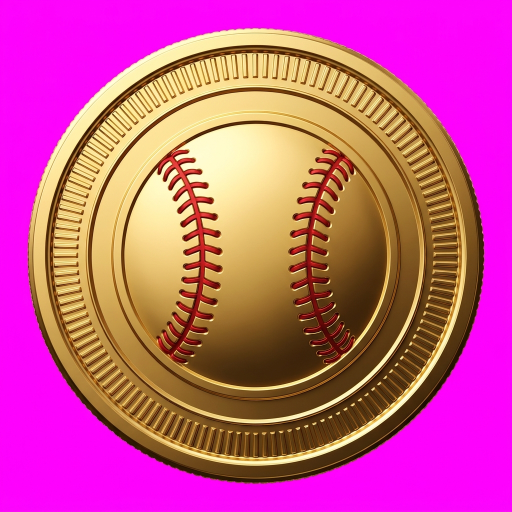
#> input picture baseball-slot/assets/ui/_raw_coin.png, 1024 x 1024 px, found by its file name (shown at 1/2 size)
$ python _postprocess.py
#> lines starting #> are read from the running program, lines starting #| are printed output that depends on the picture; after the words box and inside, x2 and y2 are one past the last pixel; in counts of white or black regions, pixels touching at a corner belong together
"""Chroma-key removal + resize for baseball-slot UI assets.

Removes solid magenta (#FF00FF) background, with soft anti-alias edges,
then resizes to target output dimensions and saves as transparent PNG.
"""

from __future__ import annotations

from pathlib import Path

from PIL import Image


UI_DIR = Path(r"C:/Users/Tim/.claude/baseball-slot/assets/ui")


def chroma_key_magenta(img: Image.Image, tol: int = 60) -> Image.Image:
    """Make pixels close to pure magenta transparent, preserve everything else.

    Uses simple Manhattan distance in RGB; tol controls how forgiving the cut is.
    Pixels within tol are fully transparent; pixels with partial magenta cast
    get proportional alpha to keep AA edges clean.
    """
    img = img.convert("RGBA")
    pixels = img.load()
    w, h = img.size
    for y in range(h):
        for x in range(w):
            r, g, b, _ = pixels[x, y]
            # distance from pure magenta (255, 0, 255)
            d = abs(r - 255) + abs(g - 0) + abs(b - 255)
            if d <= tol:
                pixels[x, y] = (0, 0, 0, 0)
            elif d <= tol * 3:
                # soft edge: scale alpha based on how far we are from magenta
                a = int(255 * (d - tol) / (tol * 2))
                # subtract magenta contamination from RGB to clean fringing
                # bias toward keeping the gold; simple desaturation toward gray
                # of the magenta channel
                gr = max(0, min(255, r - max(0, 255 - g) // 2))
                gb = max(0, min(255, b - max(0, 255 - g) // 2))
                pixels[x, y] = (gr, g, gb, a)
    return img


def crop_to_content(img: Image.Image, alpha_threshold: int = 8) -> Image.Image:
    """Crop transparent margins, keeping a small breathing pad."""
    bbox = img.getbbox()
    if bbox is None:
        return img
    # tighten using alpha threshold
    alpha = img.split()[-1]
    mask = alpha.point(lambda a: 255 if a > alpha_threshold else 0)
    bbox = mask.getbbox() or bbox
    return img.crop(bbox)


def process_coin() -> Path:
    src = UI_DIR / "_raw_coin.png"
    dst = UI_DIR / "coin.png"
    img = Image.open(src)
#> img is the input picture: PIL image 1024x1024 RGB; mean R, G, B 201.1, 82.3, 140.4
    img = chroma_key_magenta(img, tol=100)
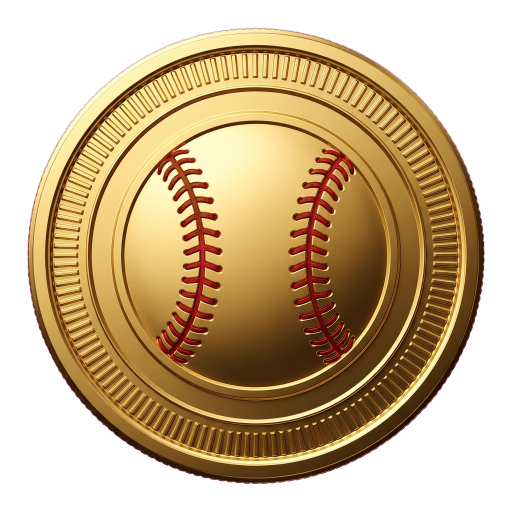
#> img: PIL image 1024x1024 RGBA (shown at 1/2 size); mean R, G, B, A 105.6, 81.3, 45.3, 158.6; transparent parts drawn white
    img = crop_to_content(img, alpha_threshold=16)
#> in crop_to_content, `bbox = img.getbbox()`: bbox = (54, 55, 970, 969)
#> in crop_to_content, `alpha = img.split()[-1]`:
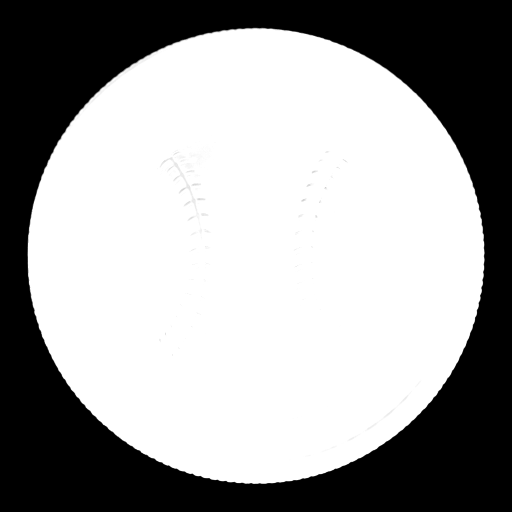
#> alpha: PIL image 1024x1024 L (shown at 1/2 size); min 0, max 255, mean 158.6
#> in crop_to_content, `mask = alpha.point(lambda a: 255 if a > alpha_threshold else 0)`:
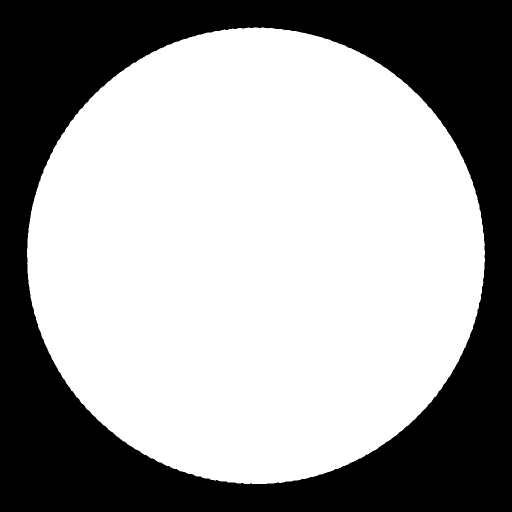
#> mask: PIL image 1024x1024 L (shown at 1/2 size); 62.5% white; 1 black region, box (x1, y1, x2, y2) and area: (0, 0, 1024, 1024) 393552
#> in crop_to_content, `bbox = mask.getbbox() or bbox`: bbox = (54, 55, 970, 968)
#> in crop_to_content, `return img.crop(bbox)`:
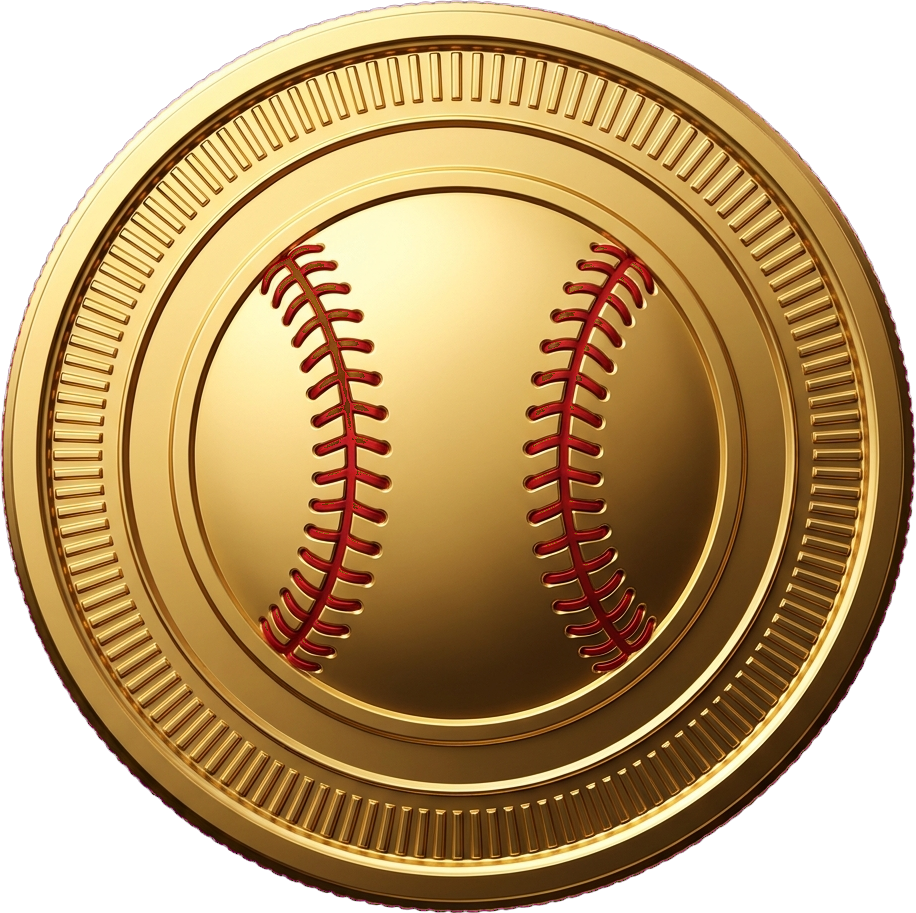
#> returned value: PIL image 916x913 RGBA; mean R, G, B, A 132.4, 101.9, 56.8, 198.8; transparent parts drawn white
    # square pad: ensure 1:1 with small padding
    w, h = img.size
#> w = 916; h = 913
    side = max(w, h)
#> side = 916
    pad = Image.new("RGBA", (side, side), (0, 0, 0, 0))
#> pad: PIL image 916x916 RGBA; every value is 0
    pad.paste(img, ((side - w) // 2, (side - h) // 2), img)
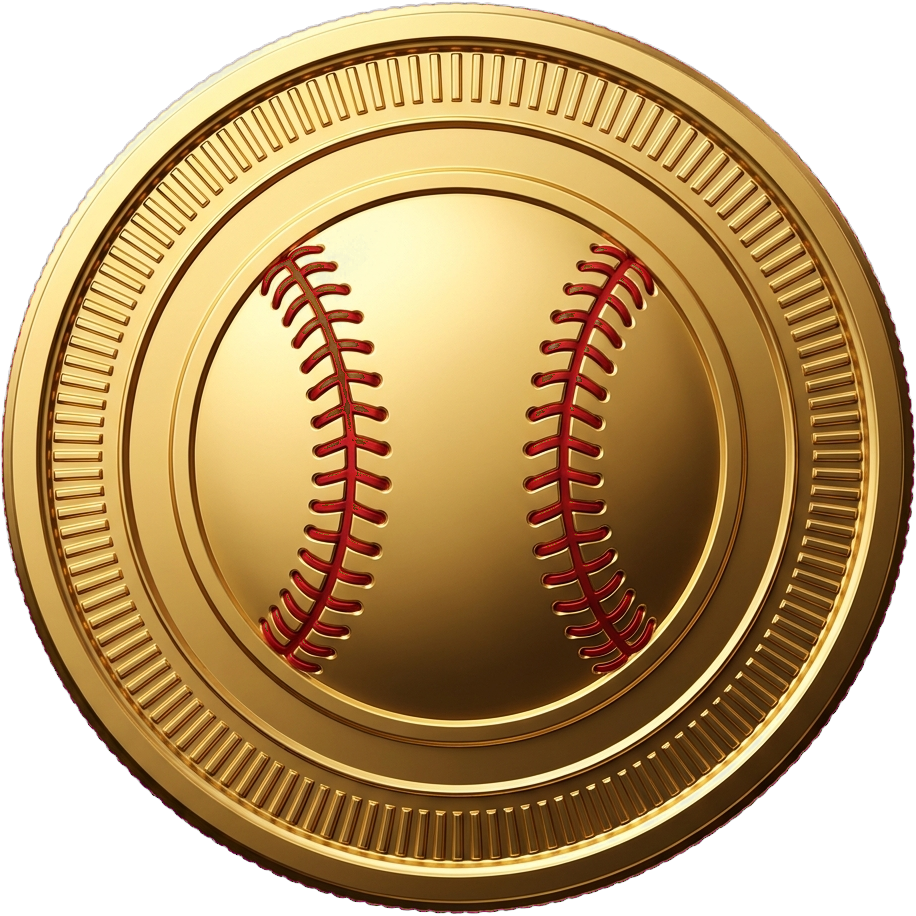
#> pad: PIL image 916x916 RGBA; mean R, G, B, A 131.4, 101.3, 56.3, 197.7; transparent parts drawn white
    pad = pad.resize((128, 128), Image.LANCZOS)
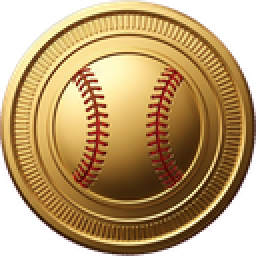
#> pad: PIL image 128x128 RGBA (shown 2 times larger); mean R, G, B, A 135, 103.8, 58.4, 197.8; transparent parts drawn white
    pad.save(dst, "PNG", optimize=True)
    return dst


def process_button() -> Path:
    src = UI_DIR / "_raw_btn_pitch.png"
    dst = UI_DIR / "btn-pitch.png"
    img = Image.open(src)
    # higher tol to kill purple fringing on bevel highlights
    img = chroma_key_magenta(img, tol=110)
    img = crop_to_content(img, alpha_threshold=16)
    # Crop to content first (auto-fits the actual button), then resize to
    # target 600x160 directly, padding transparent if aspect doesn't match
    # so we never cut off the lettering.
    target_w, target_h = 600, 160
    w, h = img.size
    target_ratio = target_w / target_h
    cur_ratio = w / h
    if cur_ratio > target_ratio:
        # button is wider -> scale by width, pad vertically
        new_w = target_w
        new_h = int(round(h * (target_w / w)))
        scaled = img.resize((new_w, new_h), Image.LANCZOS)
        canvas = Image.new("RGBA", (target_w, target_h), (0, 0, 0, 0))
        canvas.paste(scaled, (0, (target_h - new_h) // 2), scaled)
    else:
        # button is taller relative to target -> scale by height, pad horizontally
        new_h = target_h
        new_w = int(round(w * (target_h / h)))
        scaled = img.resize((new_w, new_h), Image.LANCZOS)
        canvas = Image.new("RGBA", (target_w, target_h), (0, 0, 0, 0))
        canvas.paste(scaled, ((target_w - new_w) // 2, 0), scaled)
    canvas.save(dst, "PNG", optimize=True)
    return dst


if __name__ == "__main__":
    import sys

    target = sys.argv[1] if len(sys.argv) > 1 else "all"
    if target in ("coin", "all"):
        out = process_coin()
#> (the run stopped early here; a loop or call above may not have finished)

$ run again, with baseball-slot/assets/ui/ball.png copied over baseball-slot/assets/ui/_raw_coin.png
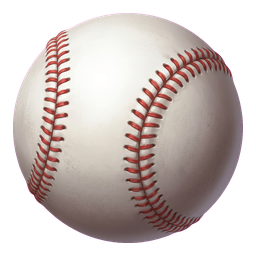
#> input picture baseball-slot/assets/ui/ball.png, 256 x 256 px, found by its file name
#> in process_coin, img is the input picture: PIL image 256x256 RGBA; mean R, G, B, A 115.6, 103.7, 101.1, 162.5
#> bbox = (13, 13, 243, 243)
#> in crop_to_content, `mask = alpha.point(lambda a: 255 if a > alpha_threshold else 0)`:
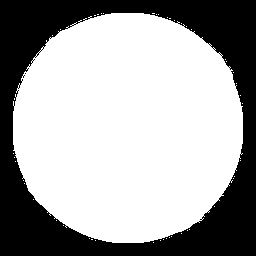
#> mask: PIL image 256x256 L; 64.6% white; 2 black regions (1 under 20 px), largest, box (x1, y1, x2, y2) and area: (0, 0, 256, 256) 23194
#> in process_coin, `pad = pad.resize((128, 128), Image.LANCZOS)`:
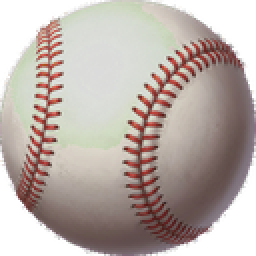
#> pad: PIL image 128x128 RGBA (shown 2 times larger); mean R, G, B, A 134.9, 123.1, 117.1, 188.6; transparent parts drawn white
